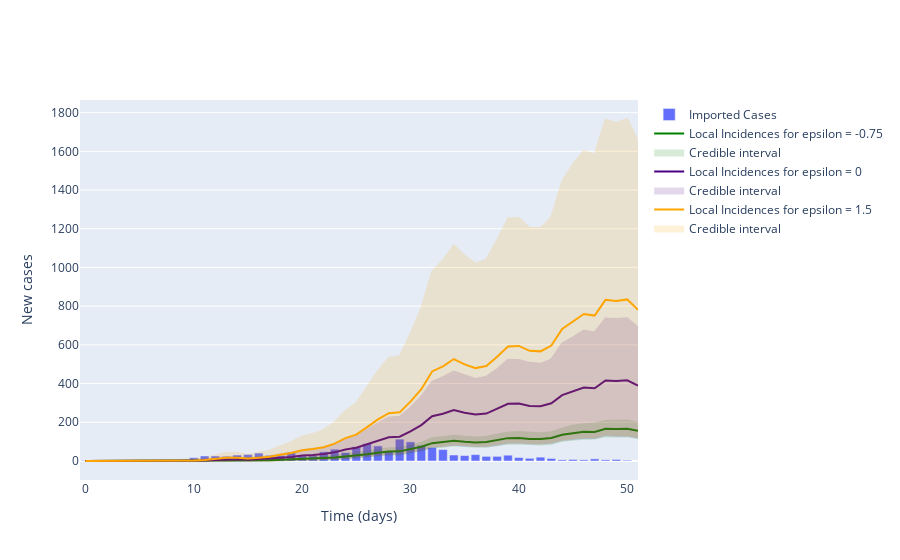

Write notebook code for a chart like this one.
### Code cell
# Plot (bar chart cases each day)
fig = go.Figure()

# Plot of incidences
fig.add_trace(
    go.Bar(
        x=times,
        y=imported_cases,
        name='Imported Cases',
    )
)

colours = ['green', 'indigo', 'orange']

for _, epsilon in enumerate(epsilon_values):
    fig.add_trace(
        go.Scatter(
            x=times,
            y=all_local_cases[_]['Mean'],
            name='Local Incidences for epsilon = {}'.format(epsilon),
            line_color=colours[_]
        )
    )

    fig.add_trace(
        go.Scatter(
            x=times.tolist() + times.tolist()[::-1],
            y=all_local_cases[_]['Upper bound CI'].values.tolist() + all_local_cases[_]['Lower bound CI'].values.tolist()[::-1],
            fill='toself',
            fillcolor=colours[_],
            line_color=colours[_],
            opacity=0.15,
            mode='lines',
            name='Credible interval'
        )
    )

# Add axis labels
fig.update_layout(
    xaxis_title='Time (days)',
    yaxis_title='New cases'
)

fig.show()

### Figure 1 — Plotly figure (JSON) as saved in the notebook; plotly's stock layout.template omitted (floating-point values rounded to 4 significant figures)
{"data": [{"name": "Imported Cases", "type": "bar", "x": [0, 1, 2, 3, 4, 5, 6, 7, 8, 9, 10, 11, 12, 13, 14, 15, 16, 17, 18, 19, 20, 21, 22, 23, 24, 25, 26, 27, 28, 29, 30, 31, 32, 33, 34, 35, 36, 37, 38, 39, 40, 41, 42, 43, 44, 45, 46, 47, 48, 49, 50, 51], "y": [2, 0, 2, 1, 4, 1, 3, 4, 4, 6, 17, 26, 26, 24, 31, 34, 41, 29, 28, 45, 27, 27, 48, 61, 44, 74, 90, 78, 51, 113, 99, 81, 70, 59, 31, 28, 33, 24, 24, 30, 18, 14, 20, 13, 6, 8, 6, 11, 6, 8, 4]}, {"line": {"color": "green"}, "name": "Local Incidences for epsilon = -0.75", "type": "scatter", "x": [0, 1, 2, 3, 4, 5, 6, 7, 8, 9, 10, 11, 12, 13, 14, 15, 16, 17, 18, 19, 20, 21, 22, 23, 24, 25, 26, 27, 28, 29, 30, 31, 32, 33, 34, 35, 36, 37, 38, 39, 40, 41, 42, 43, 44, 45, 46, 47, 48, 49, 50, 51], "y": [0, 0, 0.009, 0.038, 0.052, 0.053, 0.15, 0.189, 0.251, 0.259, 0.52, 1.124, 2.141, 3.211, 3.405, 2.561, 3.396, 4.228, 6.444, 7.963, 10.92, 12.32, 14.13, 17.83, 23.33, 27.34, 34.46, 42.39, 49.07, 49.76, 60.86, 73.78, 92.25, 97.31, 105.0, 99.46, 96.02, 97.7, 106.9, 118.2, 118.7, 113.7, 113.2, 119.3, 135.9, 144.6, 151.2, 150.5, 166.4, 165.4, 166.6, 155.6]}, {"fill": "toself", "fillcolor": "green", "line": {"color": "green"}, "mode": "lines", "name": "Credible interval", "opacity": 0.15, "type": "scatter", "x": [0, 1, 2, 3, 4, 5, 6, 7, 8, 9, 10, 11, 12, 13, 14, 15, 16, 17, 18, 19, 20, 21, 22, 23, 24, 25, 26, 27, 28, 29, 30, 31, 32, 33, 34, 35, 36, 37, 38, 39, 40, 41, 42, 43, 44, 45, 46, 47, 48, 49, 50, 51, 51, 50, 49, 48, 47, 46, 45, 44, 43, 42, 41, 40, 39, 38, 37, 36, 35, 34, 33, 32, 31, 30, 29, 28, 27, 26, 25, 24, 23, 22, 21, 20, 19, 18, 17, 16, 15, 14, 13, 12, 11, 10, 9, 8, 7, 6, 5, 4, 3, 2, 1, 0], "y": [0, 0, 0, 1, 1, 1, 1, 1, 2, 1, 2, 4, 5, 8, 7, 6, 7.025, 9, 12, 14, 18.02, 20, 22, 28, 34, 39, 48, 58, 66, 66.02, 79, 95, 117, 125, 131, 125.0, 122, 125, 135, 147, 150, 145, 143, 149.0, 167, 183, 190, 194, 207, 209.0, 209.0, 197, 118, 128, 126.0, 128.0, 116, 115, 109.0, 105.0, 89, 85, 88, 90, 90, 81, 74, 74, 78, 81, 74, 70.98, 54.98, 44, 34, 33, 28, 23, 17, 14, 9, 7, 6, 5, 3, 2, 1, 0, 0, 0, 0, 0, 0, 0, 0, 0, 0, 0, 0, 0, 0, 0, 0, 0]}, {"line": {"color": "indigo"}, "name": "Local Incidences for epsilon = 0", "type": "scatter", "x": [0, 1, 2, 3, 4, 5, 6, 7, 8, 9, 10, 11, 12, 13, 14, 15, 16, 17, 18, 19, 20, 21, 22, 23, 24, 25, 26, 27, 28, 29, 30, 31, 32, 33, 34, 35, 36, 37, 38, 39, 40, 41, 42, 43, 44, 45, 46, 47, 48, 49, 50, 51], "y": [0, 0, 0.0195, 0.1, 0.139, 0.1735, 0.4155, 0.431, 0.6395, 0.6915, 1.361, 2.84, 5.444, 8.133, 8.658, 6.511, 8.553, 10.68, 16.25, 20.41, 27.79, 30.88, 35.77, 44.69, 59.15, 68.33, 87.21, 107.2, 123.1, 125.3, 153.0, 185.3, 231.3, 244.2, 263.2, 248.9, 240.1, 244.9, 268.8, 295.3, 297.0, 284.3, 282.9, 298.2, 340.5, 360.3, 379.2, 375.5, 416.2, 413.4, 417.1, 389.7]}, {"fill": "toself", "fillcolor": "indigo", "line": {"color": "indigo"}, "mode": "lines", "name": "Credible interval", "opacity": 0.15, "type": "scatter", "x": [0, 1, 2, 3, 4, 5, 6, 7, 8, 9, 10, 11, 12, 13, 14, 15, 16, 17, 18, 19, 20, 21, 22, 23, 24, 25, 26, 27, 28, 29, 30, 31, 32, 33, 34, 35, 36, 37, 38, 39, 40, 41, 42, 43, 44, 45, 46, 47, 48, 49, 50, 51, 51, 50, 49, 48, 47, 46, 45, 44, 43, 42, 41, 40, 39, 38, 37, 36, 35, 34, 33, 32, 31, 30, 29, 28, 27, 26, 25, 24, 23, 22, 21, 20, 19, 18, 17, 16, 15, 14, 13, 12, 11, 10, 9, 8, 7, 6, 5, 4, 3, 2, 1, 0], "y": [0, 0, 0, 1, 1, 1, 2, 2, 3, 3, 5, 8, 14, 19, 21, 16, 20, 25, 35, 43, 56, 62, 71, 86, 112, 128, 162, 196, 225, 228, 275.0, 333, 409, 433, 462.0, 442, 424, 436, 474, 523, 522, 507, 502.0, 525, 607.0, 639.0, 674, 664, 736.0, 733.0, 738, 689.0, 122.0, 132, 131, 134.0, 119, 120, 115, 109.0, 94, 90, 91, 95, 94, 84, 78, 77, 80, 84, 77, 74, 57, 47, 37, 36, 30, 24, 18, 15, 11, 8, 7, 6, 4, 3, 1, 1, 0, 1, 1, 0, 0, 0, 0, 0, 0, 0, 0, 0, 0, 0, 0, 0]}, {"line": {"color": "orange"}, "name": "Local Incidences for epsilon = 1.5", "type": "scatter", "x": [0, 1, 2, 3, 4, 5, 6, 7, 8, 9, 10, 11, 12, 13, 14, 15, 16, 17, 18, 19, 20, 21, 22, 23, 24, 25, 26, 27, 28, 29, 30, 31, 32, 33, 34, 35, 36, 37, 38, 39, 40, 41, 42, 43, 44, 45, 46, 47, 48, 49, 50, 51], "y": [0, 0, 0.037, 0.1967, 0.2813, 0.362, 0.7843, 0.8997, 1.304, 1.316, 2.762, 5.656, 10.96, 16.49, 17.25, 13.05, 16.96, 21.49, 32.64, 40.92, 55.71, 61.55, 71.43, 89.61, 118.1, 136.1, 174.8, 214.8, 246.7, 251.3, 306.5, 370.9, 462.9, 489.3, 526.9, 498.9, 480.0, 490.7, 538.9, 591.1, 594.4, 569.4, 566.4, 596.2, 682.7, 722.2, 759.5, 751.3, 832.5, 827.0, 835.0, 780.9]}, {"fill": "toself", "fillcolor": "orange", "line": {"color": "orange"}, "mode": "lines", "name": "Credible interval", "opacity": 0.15, "type": "scatter", "x": [0, 1, 2, 3, 4, 5, 6, 7, 8, 9, 10, 11, 12, 13, 14, 15, 16, 17, 18, 19, 20, 21, 22, 23, 24, 25, 26, 27, 28, 29, 30, 31, 32, 33, 34, 35, 36, 37, 38, 39, 40, 41, 42, 43, 44, 45, 46, 47, 48, 49, 50, 51, 51, 50, 49, 48, 47, 46, 45, 44, 43, 42, 41, 40, 39, 38, 37, 36, 35, 34, 33, 32, 31, 30, 29, 28, 27, 26, 25, 24, 23, 22, 21, 20, 19, 18, 17, 16, 15, 14, 13, 12, 11, 10, 9, 8, 7, 6, 5, 4, 3, 2, 1, 0], "y": [0, 0, 1, 1, 2, 2, 3.025, 4, 5, 5, 9, 16, 29, 42, 43, 33, 43, 53, 77, 97, 127.0, 140, 161, 200, 259.0, 299, 382, 464, 533.0, 541, 657, 790, 979.0, 1037, 1114, 1060, 1020, 1040, 1140.0, 1253.0, 1256.0, 1204, 1204, 1258, 1444, 1533, 1602, 1584, 1763.0, 1747.0, 1767, 1652, 126, 136.0, 135.0, 138.0, 123.0, 124, 119, 111, 98, 92, 93, 98, 97, 88.98, 80, 79, 82, 86, 79, 76, 59, 49, 39, 38, 32, 26, 19, 16, 11, 9, 8, 6, 4, 3, 1, 1, 0, 1, 1, 0, 0, 0, 0, 0, 0, 0, 0, 0, 0, 0, 0, 0]}], "layout": {"xaxis": {"title": {"text": "Time (days)"}}, "yaxis": {"title": {"text": "New cases"}}}}
